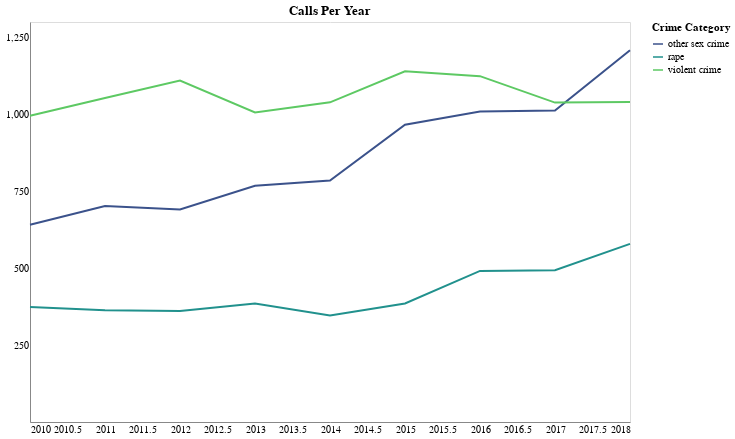

Notebook code for this chart:
### Code cell
# Chart number of calls reporting each crime type

alt.Chart(crime_type_counts).mark_line().encode(
    x=alt.X('year', axis=alt.Axis(format='Y', title='', ticks=False)),
    y=alt.Y('type_count', axis=alt.Axis(title='', ticks=False, values=[250, 500, 750, 1000, 1250])),
    color=alt.Color('crime_type', legend=alt.Legend(title='Crime Category'), scale=alt.Scale(scheme='viridis')),
).properties(
    title='Calls Per Year',
    width=600,
    height=400
).configure_axis(
    grid=False
)

### Figure 1 — Vega-Lite specification as saved in the notebook (floating-point values rounded to 4 significant figures)
{"$schema": "https://vega.github.io/schema/vega-lite/v2.6.0.json", "config": {"axis": {"grid": false}, "view": {"height": 300, "width": 400}}, "data": {"name": "data-f19311a8a267fc7d559d72940769da61"}, "datasets": {"data-f19311a8a267fc7d559d72940769da61": [{"crime_type": "other sex crime", "type_count": 641, "year": 2010}, {"crime_type": "rape", "type_count": 374, "year": 2010}, {"crime_type": "violent crime", "type_count": 995, "year": 2010}, {"crime_type": "other sex crime", "type_count": 702, "year": 2011}, {"crime_type": "rape", "type_count": 363, "year": 2011}, {"crime_type": "violent crime", "type_count": 1053, "year": 2011}, {"crime_type": "other sex crime", "type_count": 691, "year": 2012}, {"crime_type": "rape", "type_count": 361, "year": 2012}, {"crime_type": "violent crime", "type_count": 1110, "year": 2012}, {"crime_type": "other sex crime", "type_count": 768, "year": 2013}, {"crime_type": "rape", "type_count": 385, "year": 2013}, {"crime_type": "violent crime", "type_count": 1006, "year": 2013}, {"crime_type": "other sex crime", "type_count": 785, "year": 2014}, {"crime_type": "rape", "type_count": 346, "year": 2014}, {"crime_type": "violent crime", "type_count": 1039, "year": 2014}, {"crime_type": "other sex crime", "type_count": 966, "year": 2015}, {"crime_type": "rape", "type_count": 385, "year": 2015}, {"crime_type": "violent crime", "type_count": 1140, "year": 2015}, {"crime_type": "other sex crime", "type_count": 1009, "year": 2016}, {"crime_type": "rape", "type_count": 491, "year": 2016}, {"crime_type": "violent crime", "type_count": 1124, "year": 2016}, {"crime_type": "other sex crime", "type_count": 1012, "year": 2017}, {"crime_type": "rape", "type_count": 493, "year": 2017}, {"crime_type": "violent crime", "type_count": 1038, "year": 2017}, {"crime_type": "other sex crime", "type_count": 1208, "year": 2018}, {"crime_type": "rape", "type_count": 579, "year": 2018}, {"crime_type": "violent crime", "type_count": 1040, "year": 2018}]}, "encoding": {"color": {"field": "crime_type", "legend": {"title": "Crime Category"}, "scale": {"scheme": "viridis"}, "type": "nominal"}, "x": {"axis": {"format": "Y", "ticks": false, "title": ""}, "field": "year", "type": "quantitative"}, "y": {"axis": {"ticks": false, "title": "", "values": [250, 500, 750, 1000, 1250]}, "field": "type_count", "type": "quantitative"}}, "height": 400, "mark": "line", "title": "Calls Per Year", "width": 600}
